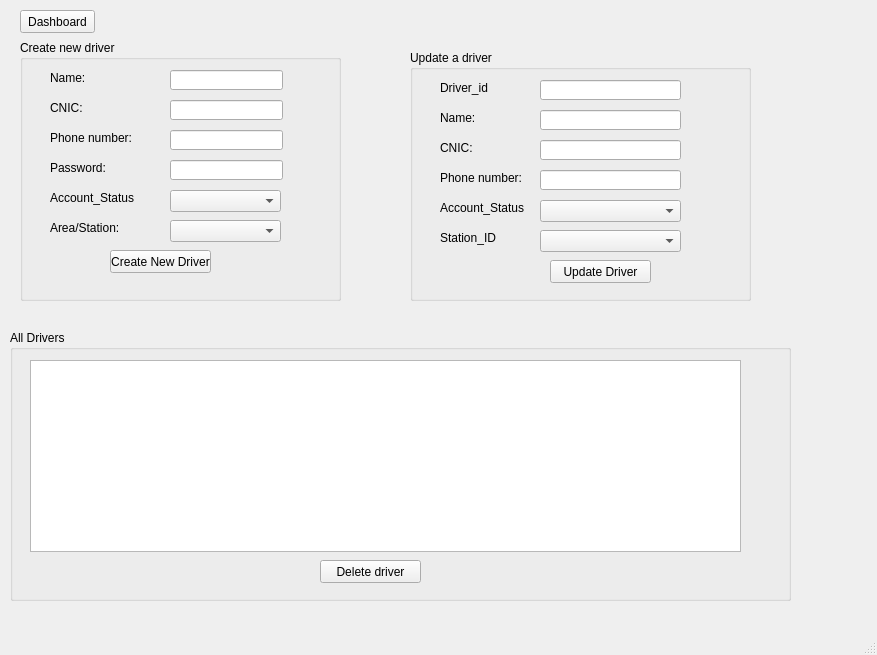
<?xml version="1.0" encoding="UTF-8"?>
<ui version="4.0">
 <class>MainWindow</class>
 <widget class="QMainWindow" name="MainWindow">
  <property name="geometry">
   <rect>
    <x>0</x>
    <y>0</y>
    <width>877</width>
    <height>655</height>
   </rect>
  </property>
  <property name="windowTitle">
   <string>Driver Management</string>
  </property>
  <widget class="QWidget" name="centralwidget">
   <widget class="QGroupBox" name="createdriverbox">
    <property name="geometry">
     <rect>
      <x>20</x>
      <y>40</y>
      <width>321</width>
      <height>261</height>
     </rect>
    </property>
    <property name="title">
     <string>Create new driver</string>
    </property>
    <widget class="QPushButton" name="createdriverbtn">
     <property name="geometry">
      <rect>
       <x>90</x>
       <y>210</y>
       <width>101</width>
       <height>23</height>
      </rect>
     </property>
     <property name="text">
      <string>Create New Driver</string>
     </property>
    </widget>
    <widget class="QLineEdit" name="cnamelineEdit">
     <property name="geometry">
      <rect>
       <x>150</x>
       <y>30</y>
       <width>113</width>
       <height>20</height>
      </rect>
     </property>
    </widget>
    <widget class="QLineEdit" name="cCniclineEdit">
     <property name="geometry">
      <rect>
       <x>150</x>
       <y>60</y>
       <width>113</width>
       <height>20</height>
      </rect>
     </property>
    </widget>
    <widget class="QLineEdit" name="cpasswordlineedit">
     <property name="geometry">
      <rect>
       <x>150</x>
       <y>120</y>
       <width>113</width>
       <height>20</height>
      </rect>
     </property>
    </widget>
    <widget class="QLineEdit" name="cphonelineEdit">
     <property name="geometry">
      <rect>
       <x>150</x>
       <y>90</y>
       <width>113</width>
       <height>20</height>
      </rect>
     </property>
    </widget>
    <widget class="QLabel" name="label">
     <property name="geometry">
      <rect>
       <x>30</x>
       <y>30</y>
       <width>101</width>
       <height>16</height>
      </rect>
     </property>
     <property name="text">
      <string>Name:</string>
     </property>
    </widget>
    <widget class="QLabel" name="label_5">
     <property name="geometry">
      <rect>
       <x>30</x>
       <y>60</y>
       <width>101</width>
       <height>16</height>
      </rect>
     </property>
     <property name="text">
      <string>CNIC:</string>
     </property>
    </widget>
    <widget class="QLabel" name="label_17">
     <property name="geometry">
      <rect>
       <x>30</x>
       <y>90</y>
       <width>101</width>
       <height>16</height>
      </rect>
     </property>
     <property name="text">
      <string>Phone number:</string>
     </property>
    </widget>
    <widget class="QLabel" name="label_18">
     <property name="geometry">
      <rect>
       <x>30</x>
       <y>120</y>
       <width>101</width>
       <height>16</height>
      </rect>
     </property>
     <property name="text">
      <string>Password:</string>
     </property>
    </widget>
    <widget class="QLabel" name="label_19">
     <property name="geometry">
      <rect>
       <x>30</x>
       <y>180</y>
       <width>101</width>
       <height>16</height>
      </rect>
     </property>
     <property name="text">
      <string>Area/Station:</string>
     </property>
    </widget>
    <widget class="QComboBox" name="cstationcombobox">
     <property name="geometry">
      <rect>
       <x>150</x>
       <y>180</y>
       <width>111</width>
       <height>22</height>
      </rect>
     </property>
    </widget>
    <widget class="QLabel" name="label_23">
     <property name="geometry">
      <rect>
       <x>30</x>
       <y>150</y>
       <width>101</width>
       <height>16</height>
      </rect>
     </property>
     <property name="text">
      <string>Account_Status</string>
     </property>
    </widget>
    <widget class="QComboBox" name="caccstatuscombobox">
     <property name="geometry">
      <rect>
       <x>150</x>
       <y>150</y>
       <width>111</width>
       <height>22</height>
      </rect>
     </property>
    </widget>
   </widget>
   <widget class="QGroupBox" name="alldrivergrpbox">
    <property name="geometry">
     <rect>
      <x>10</x>
      <y>330</y>
      <width>781</width>
      <height>271</height>
     </rect>
    </property>
    <property name="title">
     <string>All Drivers</string>
    </property>
    <widget class="QTableWidget" name="driverstable">
     <property name="geometry">
      <rect>
       <x>20</x>
       <y>30</y>
       <width>711</width>
       <height>192</height>
      </rect>
     </property>
    </widget>
    <widget class="QPushButton" name="deletebtn">
     <property name="geometry">
      <rect>
       <x>310</x>
       <y>230</y>
       <width>101</width>
       <height>23</height>
      </rect>
     </property>
     <property name="text">
      <string>Delete driver</string>
     </property>
    </widget>
   </widget>
   <widget class="QGroupBox" name="updatedriverbox">
    <property name="geometry">
     <rect>
      <x>410</x>
      <y>50</y>
      <width>341</width>
      <height>251</height>
     </rect>
    </property>
    <property name="title">
     <string>Update a driver</string>
    </property>
    <widget class="QLabel" name="label_21">
     <property name="geometry">
      <rect>
       <x>30</x>
       <y>180</y>
       <width>101</width>
       <height>16</height>
      </rect>
     </property>
     <property name="text">
      <string>Station_ID</string>
     </property>
    </widget>
    <widget class="QComboBox" name="ustationidcombobox">
     <property name="geometry">
      <rect>
       <x>130</x>
       <y>180</y>
       <width>141</width>
       <height>22</height>
      </rect>
     </property>
    </widget>
    <widget class="QLineEdit" name="uCniclineEdit">
     <property name="geometry">
      <rect>
       <x>130</x>
       <y>90</y>
       <width>141</width>
       <height>20</height>
      </rect>
     </property>
     <property name="text">
      <string/>
     </property>
    </widget>
    <widget class="QLineEdit" name="uphonelineEdit">
     <property name="geometry">
      <rect>
       <x>130</x>
       <y>120</y>
       <width>141</width>
       <height>20</height>
      </rect>
     </property>
     <property name="text">
      <string/>
     </property>
    </widget>
    <widget class="QLabel" name="label_4">
     <property name="geometry">
      <rect>
       <x>30</x>
       <y>120</y>
       <width>101</width>
       <height>16</height>
      </rect>
     </property>
     <property name="text">
      <string>Phone number:</string>
     </property>
    </widget>
    <widget class="QLineEdit" name="unamelineEdit">
     <property name="geometry">
      <rect>
       <x>130</x>
       <y>60</y>
       <width>141</width>
       <height>20</height>
      </rect>
     </property>
     <property name="text">
      <string/>
     </property>
    </widget>
    <widget class="QLabel" name="label_3">
     <property name="geometry">
      <rect>
       <x>30</x>
       <y>90</y>
       <width>81</width>
       <height>16</height>
      </rect>
     </property>
     <property name="text">
      <string>CNIC:</string>
     </property>
    </widget>
    <widget class="QLabel" name="label_2">
     <property name="geometry">
      <rect>
       <x>30</x>
       <y>60</y>
       <width>61</width>
       <height>16</height>
      </rect>
     </property>
     <property name="text">
      <string>Name:</string>
     </property>
    </widget>
    <widget class="QLabel" name="label_11">
     <property name="geometry">
      <rect>
       <x>30</x>
       <y>30</y>
       <width>61</width>
       <height>16</height>
      </rect>
     </property>
     <property name="text">
      <string>Driver_id</string>
     </property>
    </widget>
    <widget class="QLineEdit" name="udriveridlineedit">
     <property name="geometry">
      <rect>
       <x>130</x>
       <y>30</y>
       <width>141</width>
       <height>20</height>
      </rect>
     </property>
     <property name="text">
      <string/>
     </property>
    </widget>
    <widget class="QPushButton" name="updatedriverbtn">
     <property name="geometry">
      <rect>
       <x>140</x>
       <y>210</y>
       <width>101</width>
       <height>23</height>
      </rect>
     </property>
     <property name="text">
      <string>Update Driver</string>
     </property>
    </widget>
    <widget class="QLabel" name="label_22">
     <property name="geometry">
      <rect>
       <x>30</x>
       <y>150</y>
       <width>101</width>
       <height>16</height>
      </rect>
     </property>
     <property name="text">
      <string>Account_Status</string>
     </property>
    </widget>
    <widget class="QComboBox" name="uaccstatuscombobox">
     <property name="geometry">
      <rect>
       <x>130</x>
       <y>150</y>
       <width>141</width>
       <height>22</height>
      </rect>
     </property>
    </widget>
   </widget>
   <widget class="QPushButton" name="dashboardbtn">
    <property name="geometry">
     <rect>
      <x>20</x>
      <y>10</y>
      <width>75</width>
      <height>23</height>
     </rect>
    </property>
    <property name="text">
     <string>Dashboard</string>
    </property>
   </widget>
  </widget>
  <widget class="QMenuBar" name="menubar">
   <property name="geometry">
    <rect>
     <x>0</x>
     <y>0</y>
     <width>877</width>
     <height>21</height>
    </rect>
   </property>
  </widget>
  <widget class="QStatusBar" name="statusbar"/>
 </widget>
 <resources/>
 <connections/>
</ui>
